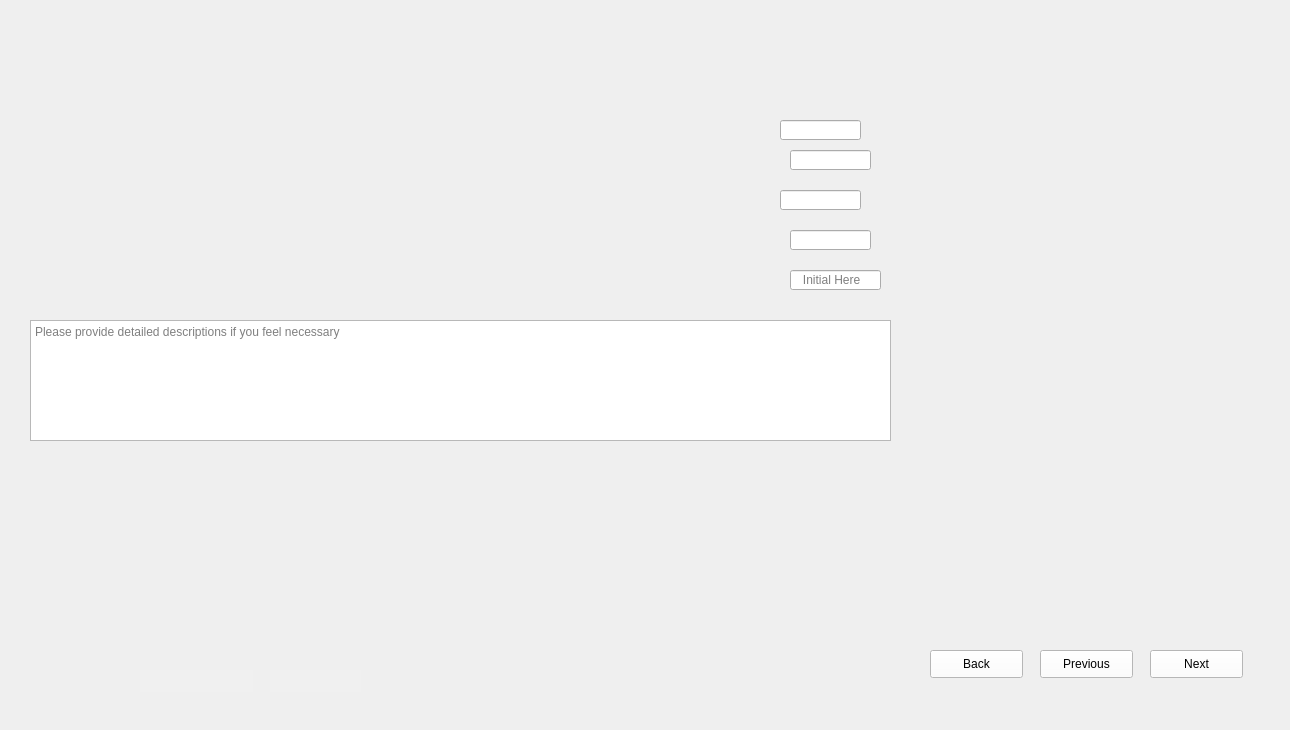
<?xml version="1.0" encoding="UTF-8"?>
<ui version="4.0">
 <class>Form</class>
 <widget class="QWidget" name="Form">
  <property name="geometry">
   <rect>
    <x>0</x>
    <y>0</y>
    <width>1290</width>
    <height>730</height>
   </rect>
  </property>
  <property name="windowTitle">
   <string>Form</string>
  </property>
  <widget class="QLabel" name="label">
   <property name="geometry">
    <rect>
     <x>0</x>
     <y>0</y>
     <width>1290</width>
     <height>730</height>
    </rect>
   </property>
   <property name="styleSheet">
    <string notr="true">background-image: url(:/images/images/Fill Second Pillars and Frame_3.png);</string>
   </property>
   <property name="text">
    <string/>
   </property>
  </widget>
  <widget class="QLineEdit" name="lineEdit_Data1">
   <property name="geometry">
    <rect>
     <x>780</x>
     <y>120</y>
     <width>81</width>
     <height>20</height>
    </rect>
   </property>
  </widget>
  <widget class="QLineEdit" name="lineEdit_Data2">
   <property name="geometry">
    <rect>
     <x>790</x>
     <y>150</y>
     <width>81</width>
     <height>20</height>
    </rect>
   </property>
  </widget>
  <widget class="QLineEdit" name="lineEdit_Data3">
   <property name="geometry">
    <rect>
     <x>780</x>
     <y>190</y>
     <width>81</width>
     <height>20</height>
    </rect>
   </property>
  </widget>
  <widget class="QLineEdit" name="lineEdit_Data4">
   <property name="geometry">
    <rect>
     <x>790</x>
     <y>230</y>
     <width>81</width>
     <height>20</height>
    </rect>
   </property>
  </widget>
  <widget class="QLineEdit" name="lineEdit_Initials">
   <property name="geometry">
    <rect>
     <x>790</x>
     <y>270</y>
     <width>91</width>
     <height>20</height>
    </rect>
   </property>
   <property name="placeholderText">
    <string>   Initial Here</string>
   </property>
  </widget>
  <widget class="QTextEdit" name="textEdit_Comments">
   <property name="geometry">
    <rect>
     <x>30</x>
     <y>320</y>
     <width>861</width>
     <height>121</height>
    </rect>
   </property>
   <property name="placeholderText">
    <string>Please provide detailed descriptions if you feel necessary </string>
   </property>
  </widget>
  <widget class="QLineEdit" name="lineEdit_Dates">
   <property name="geometry">
    <rect>
     <x>140</x>
     <y>670</y>
     <width>113</width>
     <height>22</height>
    </rect>
   </property>
   <property name="styleSheet">
    <string notr="true">QLineEdit{
background-color: rgb(240, 240, 240);
border: none;
}</string>
   </property>
  </widget>
  <widget class="QLineEdit" name="lineEdit_Steps">
   <property name="geometry">
    <rect>
     <x>270</x>
     <y>670</y>
     <width>91</width>
     <height>22</height>
    </rect>
   </property>
   <property name="styleSheet">
    <string notr="true">QLineEdit{
background-color: rgb(240, 240, 240);
border: none;
}</string>
   </property>
  </widget>
  <widget class="QPushButton" name="pushButton_Next">
   <property name="geometry">
    <rect>
     <x>1150</x>
     <y>650</y>
     <width>93</width>
     <height>28</height>
    </rect>
   </property>
   <property name="styleSheet">
    <string notr="true">QPushButton{
background-color: rgb(255, 255, 255);
height: 35px;
}
QPushButton::hover{
background-color: rgb(0, 0, 255);
}
QPushButton:pressed{
padding-top:7px;
padding-top:7px;
}</string>
   </property>
   <property name="text">
    <string>Next</string>
   </property>
  </widget>
  <widget class="QPushButton" name="pushButton_Previous">
   <property name="geometry">
    <rect>
     <x>1040</x>
     <y>650</y>
     <width>93</width>
     <height>28</height>
    </rect>
   </property>
   <property name="styleSheet">
    <string notr="true">QPushButton{
background-color: rgb(255, 255, 255);
height: 35px;
}
QPushButton::hover{
background-color: rgb(0, 0, 255);
}
QPushButton:pressed{
padding-top:7px;
padding-top:7px;
}</string>
   </property>
   <property name="text">
    <string>Previous</string>
   </property>
  </widget>
  <widget class="QPushButton" name="pushButton_Back">
   <property name="geometry">
    <rect>
     <x>930</x>
     <y>650</y>
     <width>93</width>
     <height>28</height>
    </rect>
   </property>
   <property name="styleSheet">
    <string notr="true">QPushButton{
background-color: rgb(255, 255, 255);
height: 35px;
}
QPushButton::hover{
background-color: rgb(0, 0, 255);
}
QPushButton:pressed{
padding-top:7px;
padding-top:7px;
}</string>
   </property>
   <property name="text">
    <string>Back</string>
   </property>
  </widget>
 </widget>
 <resources>
  <include location="D:/ECED4901SYPIIFiles/SNYProject/UI_design/LoginUI_Design/resource.qrc"/>
 </resources>
 <connections/>
</ui>
